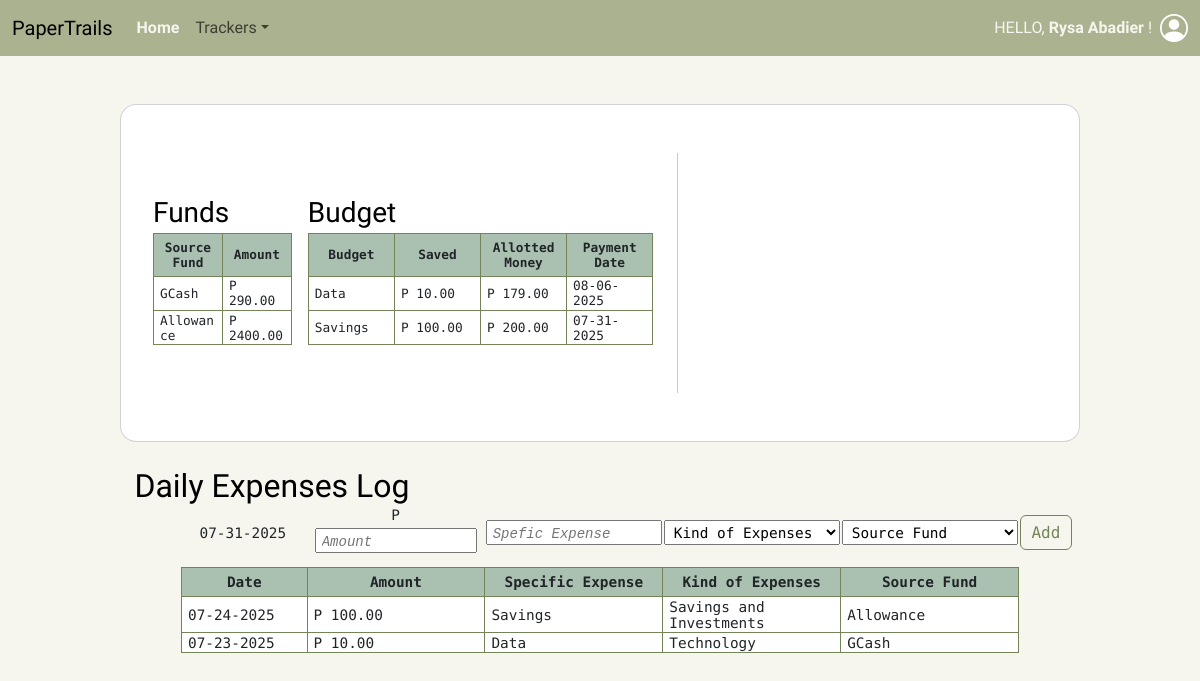
Before: /dashboard.php (signed in) with the older database file.
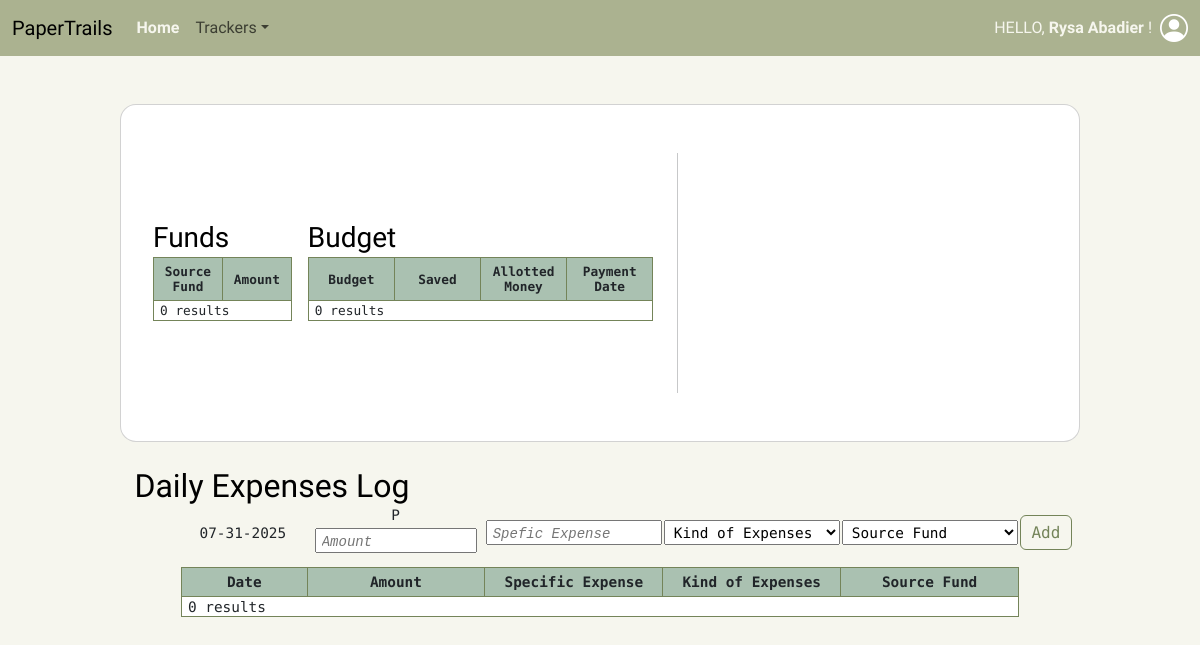
After: the same page with the newer database file.
### tables this page shows
CREATE TABLE `source_fund` (
  `id` int(11) NOT NULL,
  `user_id` int(11) NOT NULL,
  `name` varchar(255) NOT NULL,
  `amount` decimal(12,2) NOT NULL DEFAULT 0.00,
  `asset_id` int(11) NOT NULL
);

CREATE TABLE `budget` (
  `id` int(11) NOT NULL,
  `user_id` int(11) NOT NULL,
  `amount` decimal(12,2) NOT NULL,
  `total_budget` decimal(12,2) NOT NULL,
  `budget_expense` varchar(255) NOT NULL,
  `expensetype_id` int(11) NOT NULL,
  `source_id` int(11) NOT NULL,
  `frequency_id` int(11) NOT NULL,
  `update_date` date NOT NULL DEFAULT current_timestamp()
);

CREATE TABLE `dailyexpense_log` (
  `id` int(11) NOT NULL,
  `user_id` int(11) NOT NULL,
  `amount` decimal(12,2) NOT NULL,
  `expense` varchar(255) DEFAULT '—',
  `source_id` int(11) NOT NULL,
  `expensetype_id` int(11) NOT NULL,
  `expense_date` date NOT NULL DEFAULT current_timestamp()
);

CREATE TABLE `expenses` (
  `id` int(11) NOT NULL,
  `name` varchar(255) NOT NULL
);

### foreignkeys.php (called while the page is built, shortened)
<?php
    function getExpenseType($conn, $id) {
        $sql = "SELECT `Name` FROM Expenses WHERE `ID` = $id";
        $result = mysqli_query($conn, $sql);
        $row = mysqli_fetch_assoc($result);
        if ($row > 0) return $row["Name"];
        else return deleteLogs($conn, $id);
    }
    function getAssetSource($conn, $id) {
        $sql = "SELECT `Name` FROM Source_Fund WHERE `ID` = $id";
        $result = mysqli_query($conn, $sql);
        $row = mysqli_fetch_assoc($result);
        if ($row > 0) return $row["Name"];
        else return deleteLogs($conn, $id);
    }
?>

### dailyexpenses.php (the view, shortened to what this page needs)
<?php
    include_once("connect.php");
    include_once("session.php");
    include_once("foreignkeys.php");
    function listDaily($conn) {
        dailyHeaders();
        $sql = "SELECT `ID`, DATE_FORMAT(Expense_Date, '%m-%d-%Y') AS `Expense_Date`, `Amount`, `Expense`, `ExpenseType_ID`, `Source_ID` FROM DailyExpense_Log WHERE `User_ID` =" . $_SESSION["id"] . " ORDER BY `Expense_Date` DESC" ;
        $result = mysqli_query($conn, $sql);
        if (mysqli_num_rows($result) > 0) {
            while($row = mysqli_fetch_assoc($result)) {
                $expenseType = getExpenseType($conn, $row["ExpenseType_ID"]);
                $assetSource = getAssetSource($conn, $row["Source_ID"]);
                echo '<tr point><td>' . $row["Expense_Date"] . '</td>';
                echo '<td>P ' . $row["Amount"] . '</td>';
                echo '<td>' . $row["Expense"] . '</td>';
                echo '<td>' . $expenseType . '</td>';
                echo '<td>' . $assetSource . '</td>';
            }
        } else {
            echo '<tr><td colspan="5">0 results</td></tr>';
        }
        echo '</table>';
    }
    function addDaily($conn) {
        echo '<form action="insert.php" method="POST">';
            echo '<tr><td style="width: 18.50%; padding-left: 4.90%;">' . date("m-d-Y") . '</td>';
            echo '<td style="width: 19.12%;">P <input style="width: 92%;" type="text" name="amount" placeholder="Amount" required /></td>';
            echo '<td style="width: 19.12%;"><input list="budgets" type="text" name="expense" placeholder="Spefic Expense" /></td>';
            echo '<td style="width: 19.13%;"><select name="type" required>';
            echo '<option class="placeholder" value="0" selected disabled hidden>Kind of Expenses</option>';
            echo '</select></td>';
            echo '<td style="width: 19.13%;"><select name="source" required>';
            echo '<option class="placeholder" value="0" selected disabled hidden>Source Fund</option>';
            echo '</select></td>';
            echo '<td><button class="btn btn-outline-primary" type="submit" name="dailyExpenses">Add</button></td></tr>';
        echo '</form>';
    }
    function dailyHeaders() {
        echo '<table class="dashboard mx-auto" style="font-size: 0.9rem; width: 90%;">';
        echo '<tr><th style="width: 15%;">Date</th>';
        echo '<th>Amount</th>';
        echo '<th>Specific Expense</th>';
        echo '<th>Kind of Expenses</th>';
        echo '<th>Source Fund</th></tr>';
    }
?>

### dashboard.php (shortened to what this page needs)
<?php
    include_once('connect.php');
    include_once("budget.php");
    include_once("sourcefunds.php");
    include_once("dailyexpenses.php");
?>
<!DOCTYPE html>
<html lang="en">
    <head>
        <link rel="stylesheet" href="https://cdn.jsdelivr.net/npm/bootstrap@5.3.0/dist/css/bootstrap.min.css" />
        <link rel="stylesheet" href="https://cdn.jsdelivr.net/npm/bootstrap-icons@1.10.5/font/bootstrap-icons.css" />
        <link rel="stylesheet" href="styles.css" />
    </head>
    <body>
        <nav class="navbar navbar-expand-lg sticky-top">
            <div class="container-fluid">
                <a class="navbar-brand" href="">PaperTrails</a>
                <div class="collapse navbar-collapse" id="navbarScroll">
                    <ul class="navbar-nav me-auto my-2 my-lg-0 navbar-nav-scroll" style="--bs-scroll-height: 100px;">
                        <li class="nav-item"><a class="nav-link active" aria-current="page" href="#">Home</a></li>
                        <li class="nav-item dropdown"><a class="nav-link dropdown-toggle" href="#" role="button" data-bs-toggle="dropdown" aria-expanded="false">Trackers</a>
                        </li>
                    </ul>
                    <span class="navbar-text" style="color: #F6F6EE;">HELLO, <strong><?php echo $_SESSION['name']; ?></strong> !</span>
                    <ul class="navbar-nav navbar-nav-scroll" style="--bs-scroll-height: 100px;">
                        <li class="nav-item dropdown"><a class="nav-link disable-hover" href="#" role="button" data-bs-toggle="dropdown" aria-expanded="false" style="padding: 0 0 0 0.5rem;"><i class="bi bi-person-circle fs-3" style="color: white;"></i></a>
                        </li>
                    </ul>
                </div>
            </div>
        </nav>
        <div class="card d-flex flex-row mt-5 px-2 align-items-center mx-auto" style="width: 80%; border-radius: 1rem;">
            <div class="d-flex flex-row ms-3" style="width: 55%;">
                <?php
                    echo '<div class="d-inline p-2" style="width: 30%">';
                        echo '<a class="icon-link icon-link-hover" href="fundsPage.php">
                            <h3>Funds</h3>
                            <i class="bi bi-arrow-right display-icon" style="margin-bottom: 0.75rem;"></i>
                        </a>';
                        shortListFunds($conn);
                    echo '</div>';
                    echo '<div class="d-inline p-2" style="width: 70%">';
                        echo '<a class="icon-link icon-link-hover" href="budgetPage.php">
                            <h3>Budget</h3>
                            <i class="bi bi-arrow-right display-icon" style="margin-bottom: 0.75rem;"></i>
                        </a>';
                        shortListBudget($conn);
                    echo '</div>';
                ?>
            </div>
            <div class="d-flex flex-row-reverse py-4" style="width: 40%;">
                <div class="d-inline" id="chart1" style="width: 20em; height: 18em;"></div>
                <div class="d-inline" id="chart2" style="width: 20em; height: 18em;"></div>
            </div>
        </div>
        <div class="d-flex mt-4 px-2 align-items-center">
            <div class="d-flex flex-row justify-content-center">
                <?php
                    echo '<div class="p-2" style="width: 80%;">';
                        echo '<a class="icon-link icon-link-hover" href="dailyPage.php" style="width: fit-content;">
                            <h2>Daily Expenses Log</h2>
                            <i class="bi bi-arrow-right display-icon" style="margin-bottom: 0.75rem;"></i>
                        </a>';
                        echo '<table class="dashboard-form mb-2">';
                            addDaily($conn);
                        echo '</table>';
                        listDaily($conn);
                    echo '</div>';
                ?>
            </div>
        </div>
    </body>
</html>

### sourcefunds.php (shortened to what this page needs)
<?php
    include_once("connect.php");
    include_once("session.php");
    include_once("foreignkeys.php");
    function shortListFunds($conn) {
        fundsHeaders(false);
        $sql = "SELECT `ID`, `Name`, `Amount` FROM Source_Fund WHERE `User_ID` = " . $_SESSION["id"];
        $result = mysqli_query($conn, $sql);
        if (mysqli_num_rows($result) > 0) {
            while($row = mysqli_fetch_assoc($result)) {
                echo '<tr point><td>' . $row["Name"] . '</td>';
                echo '<td>P ' . $row["Amount"] . '</td></tr>';
            }
        } else {
            echo '<tr><td colspan="2">0 results</td></tr>';
        }
        echo '</table>';
    }
    function fundsHeaders($show) {
        echo '<table class="dashboard mx-auto"';
        if ($show) {
            echo ' style="font-size: 0.9rem; width: 90%;"';
        }
        echo '>';
        echo '<tr><th>Source Fund</th>';
        echo '<th>Amount</th>';
    }
?>

### budget.php (shortened to what this page needs)
<?php
    include_once("connect.php");
    include_once("session.php");
    include_once("foreignkeys.php");
    function shortListBudget($conn) {
        $sql = "SELECT `ID`, `Update_Date`, `Budget_Expense`, `Amount`, `Total_Budget`, `Frequency_ID` FROM Budget WHERE `User_ID` = " . $_SESSION["id"];
        $result = mysqli_query($conn, $sql);
        budgetHeaders(false);
        if (mysqli_num_rows($result) > 0) {
            while($row = mysqli_fetch_assoc($result)) {
                $payDate = $row["Frequency_ID"];
                $date = date_create($row["Update_Date"]);
                echo '<tr point><td>' . $row["Budget_Expense"] . '</td>';
                echo '<td>P ' . $row["Amount"] . '</td>';
                echo '<td>P ' . $row["Total_Budget"] . '</td>';
                switch ($payDate) {
                    case 2:
                        date_add($date,date_interval_create_from_date_string("1 week"));
                        break;
                    case 3:
                        date_add($date,date_interval_create_from_date_string("2 weeks"));
                        break;
                }
                echo '<td>' . date_format($date,"m-d-Y") . '</td></tr>';
            }
        } else {
            echo '<tr><td colspan="4">0 results</td></tr>';
        }
        echo '</table>';
    }
    function budgetHeaders($show) {
        echo '<table class="dashboard mx-auto"';
        if ($show) {
            echo ' style="font-size: 0.9rem; width: 90%;"';
        }
        echo '>';
        echo '<tr><th>Budget</th>';
        echo '<th>Saved</th>';
        echo '<th>Allotted Money </th>';
        echo '<th>Payment Date</th>';
        echo '</tr>';
    }
?>

### styles.css (style rules this page uses)
html { width: 100%; height: 100%; }
body { margin: 0; padding: 0; width: -webkit-fill-available; height: -webkit-fill-available; background: #F6F6EE; font-size: medium; }
body, form { font-family: "Abel", sans-serif; }
table { font-family: "Intel One Mono", monospace; border-collapse: collapse; }
.dashboard, .dashboard-form { background: white; table-layout: fixed; width: 100%; font-size: 0.8em; }
.dashboard-form { background: transparent; text-align: center; font-size: 0.9rem; }
.dashboard, .dashboard th, .dashboard tr, .dashboard td { border: 1px solid #748459; }
.dashboard td { padding: 0.1rem 0.375rem; }
.dashboard th { background: #AAC1B1; text-align: center; padding: 0.375rem; }
.btn { --bs-btn-padding-x: 0.65rem; --bs-btn-padding-y: 0.3rem; }
.btn-outline-primary, .btn-outline-primary:hover { border-color: #748459; color: #748459; }
input, select { margin: 5px 0; padding: 3px 5px; height: 25px; width: -webkit-fill-available; box-sizing: border-box; }
::placeholder { font: italic 14px 'Courier New', Courier, monospace; }
nav { background: #ABB290; }
.nav-link.active { color: #F6F6EE !important; background-color: transparent; font-weight: bold; }
.icon-link { color: black; height: 2em; width: 2em; text-decoration: none; }

Changed rows visible on the page:
removed source_fund: name "GCash", amount "290.00"
removed source_fund: name "Allowance", amount "2400.00"
removed budget: budget_expense "Data", amount "10.00", total_budget "179.00", update_date "08-06-2025"
removed budget: budget_expense "Savings", amount "100.00", total_budget "200.00", update_date "07-31-2025"
removed dailyexpense_log: Expense_Date "07-24-2025", amount "100.00", expense "Savings", expensetype.name "Savings and Investments", source.name "Allowance"
removed dailyexpense_log: Expense_Date "07-23-2025", amount "10.00", expense "Data", expensetype.name "Technology", source.name "GCash"
Other visible differences:
text now shown: "0 results 0 results 0 results"
